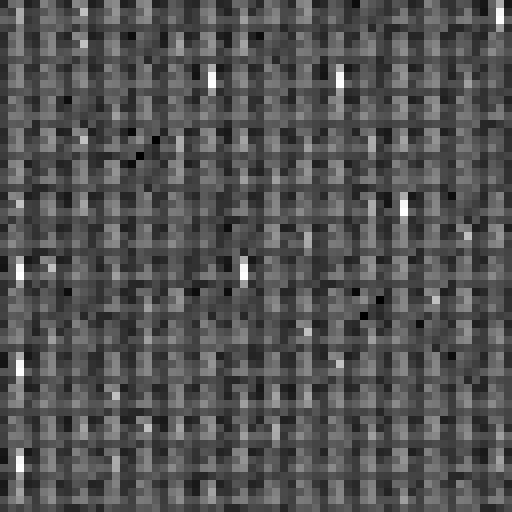
#> input picture debug_frame_step_0.png, 512 x 512 px
$ python -i video_converter.py   (imports and definitions only)
#> lines starting #> are read from the running program, lines starting #| are printed output that depends on the picture
#> further down, picture is the input picture: shape (512, 512, 3); min 0, max 255, mean 83.4
import cv2
import numpy as np
from typing import List, Tuple

"""
Video frame converter that processes raw video frames.
Handles grayscale conversion, resizing, and color quantization.
Uses k-means clustering to convert frames to a specified number of colors.
"""

class VideoConverter:
    def __init__(self, target_size: Tuple[int, int] = (64, 64), n_colors: int = 2):
        """
        Initialize the video converter.

        Args:
            target_size: Tuple of (width, height) for output frames
            n_colors: Number of colors to quantize to (default 2 for black/white)
        """
        self.target_size = target_size
        self.n_colors = n_colors

    def convert_frame(self, frame: np.ndarray) -> np.ndarray:
        """Convert a single frame to binary (black and white)"""
        # Convert to grayscale
        gray = cv2.cvtColor(frame, cv2.COLOR_BGR2GRAY)

        # Resize
        resized = cv2.resize(gray, self.target_size, interpolation=cv2.INTER_AREA)
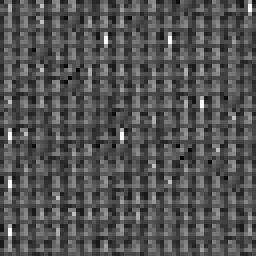
#> resized: shape (64, 64) (shown 4 times larger); min 0, max 255, mean 83.4

        # Normalize to [0, 1] range
        normalized = resized.astype(float) / 255.0

        # Apply Otsu's thresholding for optimal binary separation
        if self.n_colors == 2:  # Binary mode
            threshold, binary = cv2.threshold(resized, 0, 255, cv2.THRESH_BINARY + cv2.THRESH_OTSU)
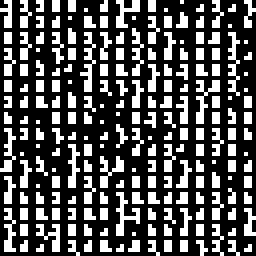
#> binary: shape (64, 64) (shown 4 times larger); 32.1% white in thin lines or dots
#> threshold = 93
            return (binary > 0).astype(float)  # Convert to binary float (0.0 or 1.0)
#> returned value: shape (64, 64) float64; values 0 (black) and 1 (white), 32.1% white in thin lines or dots
        else:
            # For non-binary cases, use kmeans as before
            flat_frame = normalized.reshape(-1, 1).astype(np.float32)
            criteria = (cv2.TERM_CRITERIA_EPS + cv2.TERM_CRITERIA_MAX_ITER, 10, 1.0)
            _, labels, centers = cv2.kmeans(flat_frame, self.n_colors, None, criteria, 10, cv2.KMEANS_RANDOM_CENTERS)

            # Sort centers and relabel accordingly
            sorted_indices = np.argsort(centers.flatten())
            relabel_map = np.zeros_like(sorted_indices)
            relabel_map[sorted_indices] = np.arange(len(sorted_indices))
            labels = relabel_map[labels.flatten().astype(int)].reshape(labels.shape)

            # Normalize to [0, 1]
            quantized = labels.reshape(self.target_size[1], self.target_size[0]).astype(float)
            quantized = quantized / (self.n_colors - 1)
            return quantized

    def get_frame_sequence(self, video_path: str, n_frames: int = 16) -> List[np.ndarray]:
        """Extract and convert a sequence of frames from video."""
        cap = cv2.VideoCapture(video_path)
        frames = []

        frame_count = 0
        while len(frames) < n_frames:
            ret, frame = cap.read()
            if not ret:
                break

            if frame_count % 2 == 0:  # Skip every other frame
                converted = self.convert_frame(frame)
                frames.append(converted)

            frame_count += 1

        cap.release()
        return frames

>>> import cv2
>>> picture = cv2.imread('debug_frame_step_0.png')
>>> result = VideoConverter().convert_frame(picture)
